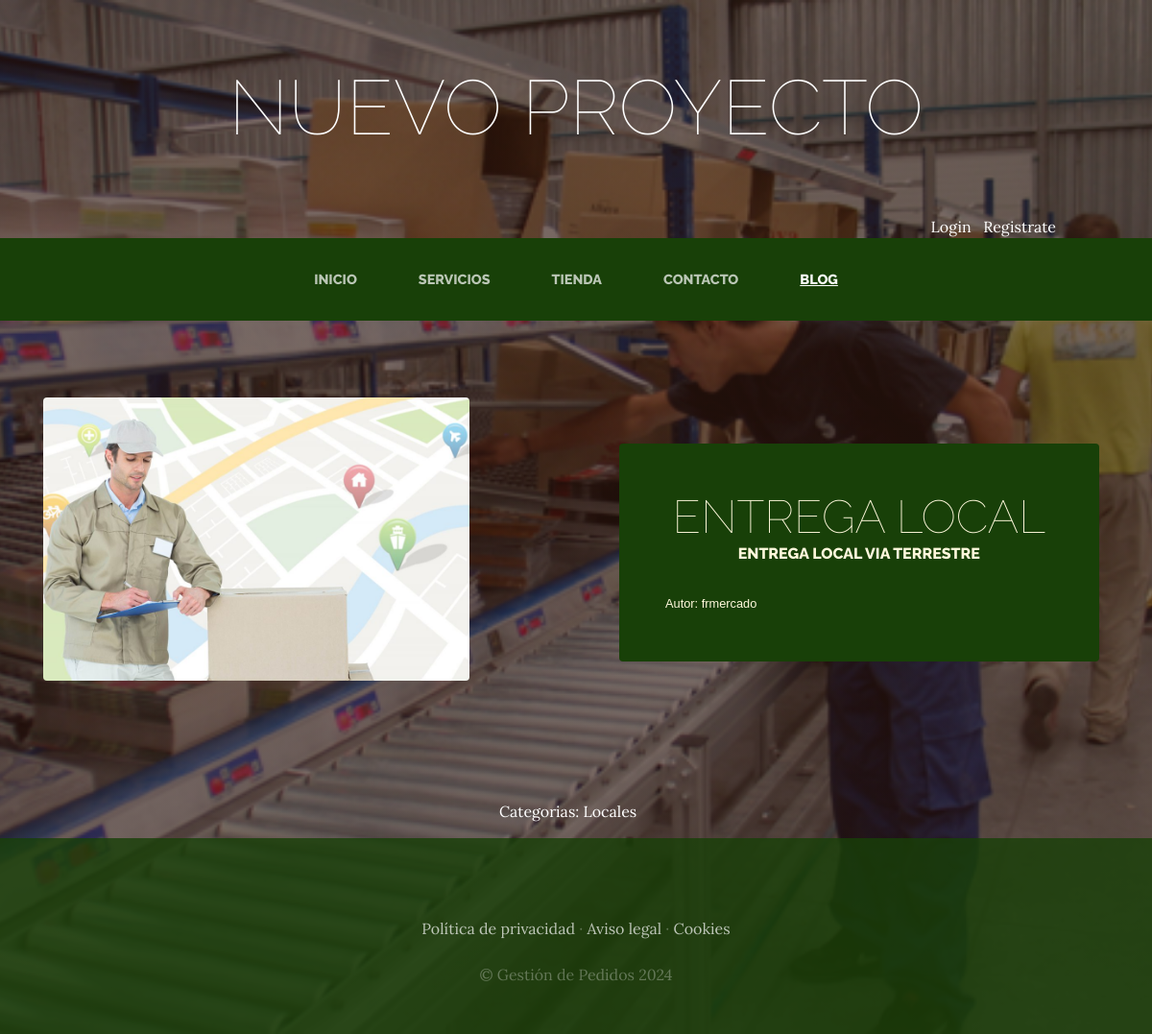
Page /blog/categoria/4/ on the committed database.
### blog/models.py (models this page shows, shortened)
class Post(models.Model):
    titulo=models.CharField(max_length=60)
    contenido=models.CharField(max_length=60)
    imagen=models.ImageField(upload_to='blog', null=True, blank=True)
    autor=models.ForeignKey(User, on_delete=models.CASCADE) #Eliminar en cascada, se borra un usuario, borra todos sus POST
    categorias=models.ManyToManyField(Categoria)
    created=models.DateTimeField(auto_now=True)
    updated=models.DateTimeField(auto_now=True)
    class Meta:
        verbose_name='post'
        verbose_name_plural='posts'

class Categoria(models.Model):
    nomCate=models.CharField(max_length=60) #Acordarse de la variable
    created=models.DateTimeField(auto_now=True)
    updated=models.DateTimeField(auto_now=True)
    class Meta:
        verbose_name='categoria'
        verbose_name_plural='categorias'

### blog/views.py (the view)
# urls.py: path('categoria/<int:categoria_id>/', views.categoria, name="categoria")
def categoria(request, categoria_id):
    categoria=Categoria.objects.get(id=categoria_id)
    posts=Post.objects.filter(categorias=categoria)
    return render(request, "blog/categoria.html", {'categoria':categoria, "posts": posts})

### carrito/context_processor.py (called while the page is built)
def importe_total_carro(request):
    total=0
    if request.user.is_authenticated:
        if "carrito" in request.session:
            for key, value in request.session["carrito"].items():
                total=total+(float(value["precio"])) #*value["cantidad"]
    return {"importe_total_carro":total}

### blog/templates/blog/categoria.html
{% extends "ProyectowebApp/base.html" %}
{% load static %}
{% block content %}
    {% for post in posts %}
    <section class="page-section clearfix">
        <div class="container">
          <div class="intro">
            <img class="intro-img img-fluid mb-3 mb-lg-0 rounded" src="{{post.imagen.url}}" alt="" style="width: 40%;">
            <div class="intro-text left-0 text-center bg-faded p-5 rounded">
              <h2 class="section-heading mb-4" >
                <span class="section-heading-lower small-text">{{post.titulo}}</span>
                <span class="section-heading-upper small-text">{{post.contenido}}</span>
              </h2>
              <div style="text-align: left; font-size: 0.8em; font-family: Arial, Helvetica, sans-serif; margin-top: 10px;">
                <p style="margin: 0;">Autor: {{ post.autor }}</p>
            </div>
            </div>
          </div>
        </div>
      </section>
    {% endfor %}
<p><br>
<section>
    <div style="width: 75%; margin: auto; text-align: center; color: white;">
        Categorias:
        {% for post in posts %}
            {% for categoria in post.categorias.all %}
            {{categoria.nomCate}} &nbsp;&nbsp;&nbsp;
            {% endfor %}
        {% endfor %}
    </div>
</section>
</p>
{% endblock %}

### ProyectowebApp/static/ProyectowebApp/css/gestion.css (style rules this page uses)
body { font-family: 'Lora'; background: linear-gradient(rgba(47, 23, 15, 0.65), rgba(47, 23, 15, 0.65)), url("../img/bg_main.jpg"); background-attachment: fixed; background-position: center; background-size: cover; }
h1, h2, h3, h4, h5, h6 { font-family: 'Raleway'; }
p { line-height: 1.75; }
.page-section { margin-top: 5rem; margin-bottom: 5rem; }
.section-heading { text-transform: uppercase; }
.section-heading .section-heading-upper { display: block; font-size: 1rem; font-weight: 800; padding-bottom:.5rem; }
.section-heading .section-heading-lower { display: block; font-size: 3rem; font-weight: 100; }
.bg-faded { background-color: rgba(255, 255, 255, 0.85); }
.intro { position: relative; }
@media (min-width: 992px) { .intro .intro-img { width: 75%; float: left; } }
@media (min-width: 992px) { .intro .intro-text { left: 600; width: 60%; margin-top: 3rem; background-color: rgba(24, 64, 8); color: cornsilk; position: absolute; } }
@media (min-width: 1200px) { .intro .intro-text { width: 45%; } }

### rows in the picture
Post: imagen (picture), titulo "ENTREGA LOCAL", contenido "ENTREGA LOCAL VIA TERRESTRE", autor "frmercado"
Categoria: nomCate "Locales"
